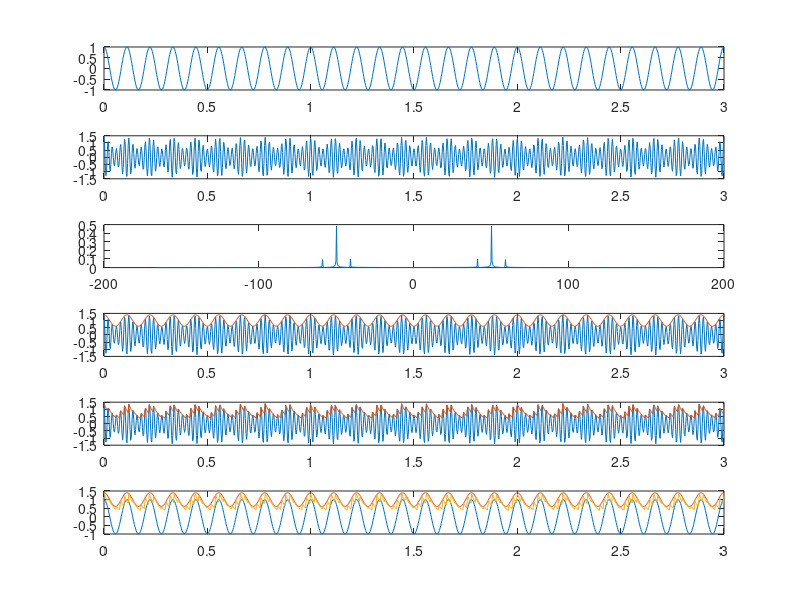
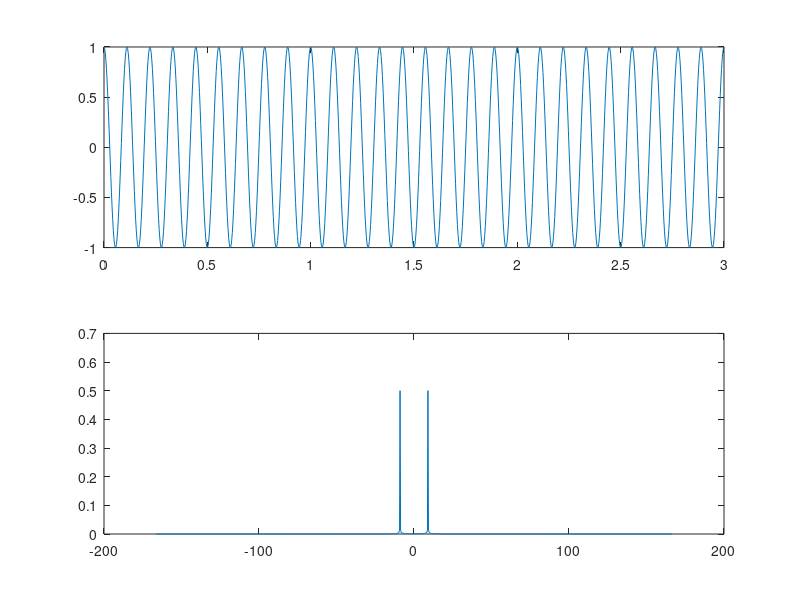
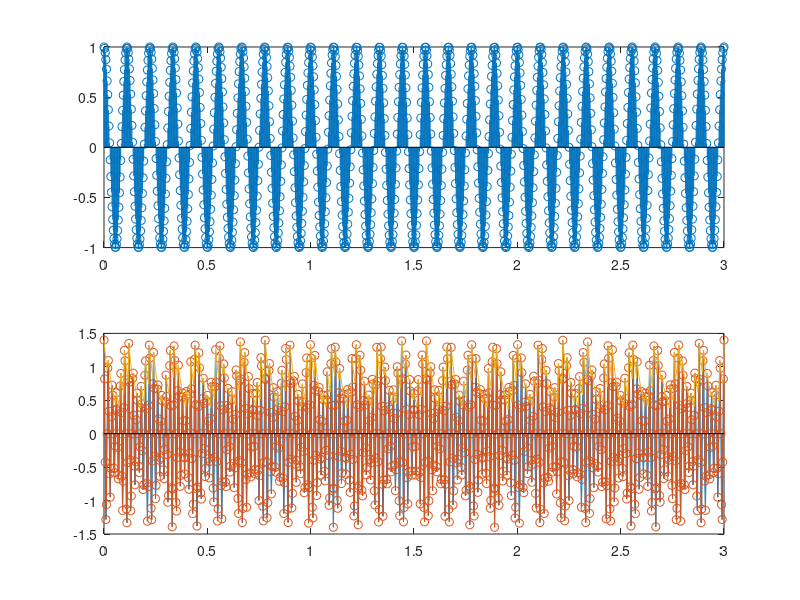
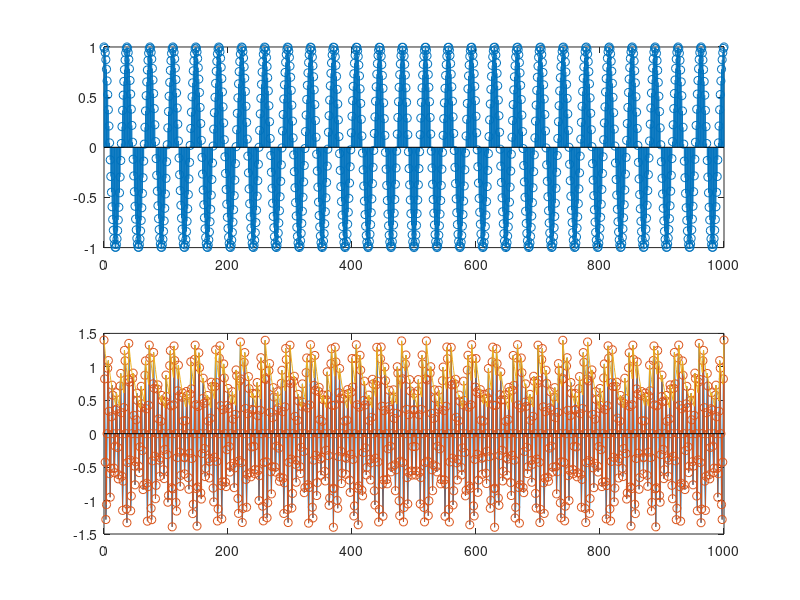

MATLAB code to generate these figures, in order:
clear
clc
close all
ts = 0.003;
fs = 1/ts; 
t = 0:ts:3;
ka = 0.4;
fm = 9;
fc = 50;
R = 10^4*4;
C = 10^-6;
mt = cos(2*pi*fm*t);
V = length(mt);
%mt = [mt zeros(1,200)];
ct = cos(2*pi*fc*t);
St = (1+ka*mt).*ct;
N = length(t);
%x = [x zeros(1,200)];
y =(1/3*ts).*fftshift(fft(St));
M = length(y);
df = fs/(V-1);
%df =0.022 ;
f = -fs/2:df:fs/2;
z =(1/3*ts).*fftshift(fft(mt));
envelope = (1+ka*mt);
%Vc = (1+ka1*mt).*(1-(t/RC));
Vct(1) = St(1);
for i=2:length(St)
        if St(i)>Vct(i-1)
        Vct(i)=St(i);
        else
        %Vct(i)= Vct(i-1).*(exp(-ts/(R*C)));
        %Vct(i)= Vct(i-1).*(exp(-ts/(R*C)));
        Vct(i)= Vct(i-1).*(1-(0.003/(R*C)));
        end
end
subplot(6,1,1)
plot(t,mt)
subplot(6,1,2)
plot (t,St)
subplot(6,1,3)
%plot ((0:N-1)/3,abs(y))
plot (f,abs(y))
subplot(6,1,4)
plot(t,St)
hold on
subplot(6,1,4)
plot (t,envelope)
hold on
subplot(6,1,5)
plot(t,St)
hold on
subplot(6,1,5)
%stem(t,St)
hold on
subplot(6,1,5)
plot(t,Vct)
hold on
subplot(6,1,5)
%stem(t,Vct)
subplot(6,1,6)
plot(t,mt)
hold on
plot(t,envelope)
subplot(6,1,6)
hold on
subplot(6,1,6)
plot(t,Vct)
figure
subplot(2,1,1)
plot(t,mt)
subplot(2,1,2)
%plot ((0:length(z)-1),abs(z))
plot (f,abs(z))
figure
subplot(2,1,1)
stem(t,mt)
subplot(2,1,2)
plot(t,St)
hold on
subplot(2,1,2)
stem(t,St)
hold on
subplot(2,1,2)
plot(t,Vct)
figure
subplot(2,1,1)
stem((0:N-1),mt)
subplot(2,1,2)
plot((0:N-1),St)
hold on
subplot(2,1,2)
stem((0:N-1),St)
hold on
subplot(2,1,2)
plot((0:N-1),Vct)